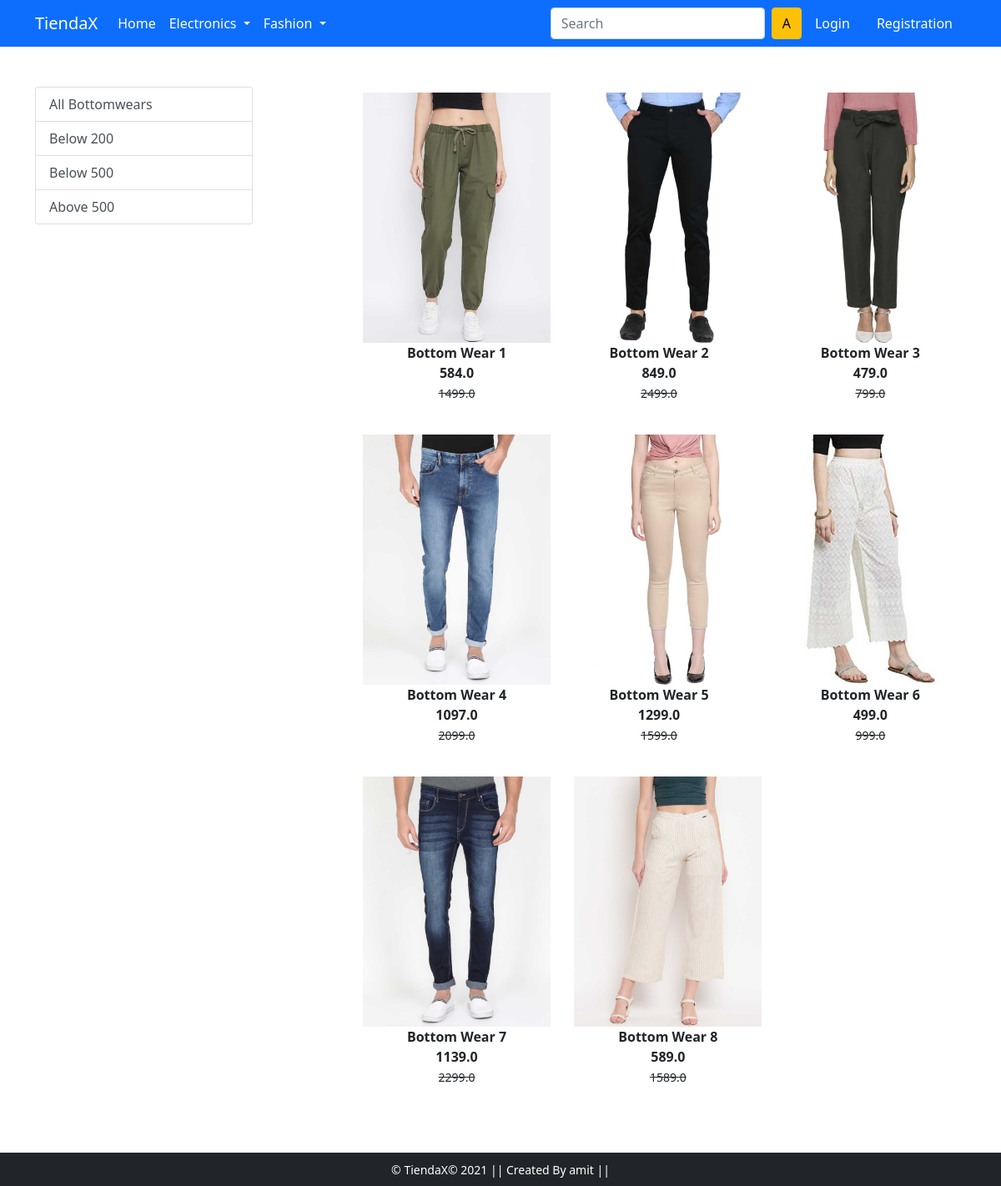
The app's page /bottomwear/ with its own data.
### app/models.py (models this page shows, shortened)
class Product(models.Model):
    title=models.CharField(max_length=100)
    selling_price=models.FloatField()
    discounted_price=models.FloatField()
    description=models.TextField()
    brand=models.CharField(max_length=100)
    category=models.CharField(choices=CATEGORY_CHOICES, max_length=2)
    product_image=models.ImageField(upload_to="productimg")

### app/views.py (the view)
# urls.py: path('bottomwear/', views.bottomwear, name='bottomwear'),
def bottomwear(request, data=None):
    if data == None:
        bottomwear = Product.objects.filter(category="BW")
    elif data == "below200":
        bottomwear = Product.objects.filter(category="BW").filter(
            discounted_price__lt=200)
    elif data == "below500":
        bottomwear = Product.objects.filter(category="BW").filter(
            discounted_price__lt=500)
    elif data == "above500":
        bottomwear = Product.objects.filter(category="BW").filter(
            discounted_price__gt=500)
    return render(request, 'app/bottomwear.html', {'bottomwear': bottomwear})

### app/templates/app/bottomwear.html (shortened to what this page needs)
{% extends 'app/base.html' %}
{% load static %}
{% block main-content %}
<div class="container my-5">
 <div class="row">
  <div class="col-sm-3">
    <div class="list-group">
       <a href="{% url 'bottomwear' %}" type="button" class="list-group-item list-group-item-action" aria-current="true" > All Bottomwears</a>
        <a href="{% url 'bottomwear' 'below200' %}" class="list-group-item list-group-item-action" aria-current="true">Below 200</a>
        <a href="{% url 'bottomwear' 'below500' %}" class="list-group-item list-group-item-action" aria-current="true">Below 500 </a>
        <a href="{% url 'bottomwear' 'above500' %}" class="list-group-item list-group-item-action" aria-current="true">Above 500</a>
      </div>
  </div>
  <div class="col-sm-8 offset-sm-1">
   <div class="row">
       {%for product in bottomwear%}
       <div class="col-sm-4 text-center mb-4">
           <a href="{% url 'product-detail' product.id%}" class="btn">
               <div class="item">
                   <img src="{{product.product_image.url }}" alt="" height="300">
                   <div class="fw-bold">{{product.title}}</div>
                   <div class="fw-bold">{{product.discounted_price}}</div>
                  <small class="fw-light text-decoration-line-through">{{product.selling_price}}</small>
               </div>
           </a>
       </div>
       {%endfor%}
   </div>
   </div>
 </div>
</div>
{% endblock main-content %}

### records on screen
Product: product_image (picture), title "Bottom Wear 1", discounted_price "584.0", selling_price "1499.0"
Product: product_image (picture), title "Bottom Wear 2", discounted_price "849.0", selling_price "2499.0"
Product: product_image (picture), title "Bottom Wear 3", discounted_price "479.0", selling_price "799.0"
Product: product_image (picture), title "Bottom Wear 4", discounted_price "1097.0", selling_price "2099.0"
Product: product_image (picture), title "Bottom Wear 5", discounted_price "1299.0", selling_price "1599.0"
Product: product_image (picture), title "Bottom Wear 6", discounted_price "499.0", selling_price "999.0"
Product: product_image (picture), title "Bottom Wear 7", discounted_price "1139.0", selling_price "2299.0"
Product: product_image (picture), title "Bottom Wear 8", discounted_price "589.0", selling_price "1589.0"
